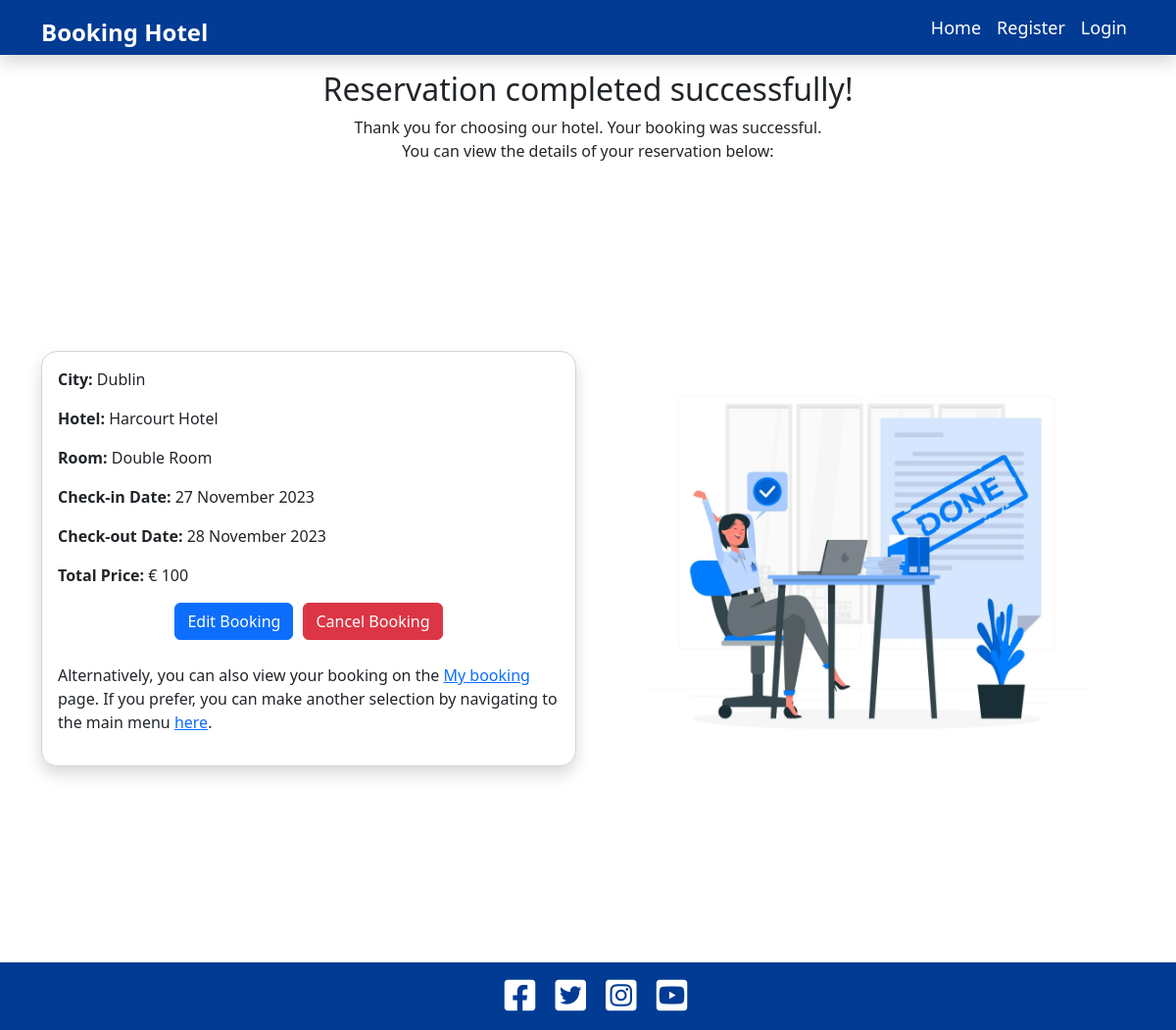
The page /success-booking/1/ on the database its author committed.
### hotel/models.py (models this page shows, shortened)
class Booking(models.Model):
    customer = models.ForeignKey(User, on_delete=models.CASCADE)
    room = models.ForeignKey("Room", on_delete=models.CASCADE)
    booking_date = models.DateTimeField(auto_now_add=True)
    checking_date = models.DateTimeField(blank=True, null=True)
    checkout_date = models.DateTimeField(null=True, blank=True)
    phone_number = models.CharField(max_length=14, null=True)
    email = models.EmailField()
    is_cancelled = models.BooleanField(default=False)
    first_name = models.CharField(max_length=255, null=True, blank=True)
    last_name = models.CharField(max_length=255, null=True, blank=True)
    people_count = models.PositiveIntegerField(default=1)
    children_count = models.PositiveIntegerField(default=0)
    children_ages = models.CharField(max_length=255, null=True, blank=True)
    child_bed = models.BooleanField(default=False)
    playroom_services = models.BooleanField(default=False)
    total_price = models.DecimalField(max_digits=10, decimal_places=0, default=0)

class Room(models.Model):
    room_name = models.CharField(max_length=200, unique=True)
    slug = models.SlugField(max_length=200, unique=True)
    category = models.ForeignKey("Category", on_delete=models.CASCADE)
    price = models.DecimalField(max_digits=6, decimal_places=0)
    is_booked = models.BooleanField(default=False)
    capacity = models.IntegerField()
    description_room = models.TextField()
    room_image = CloudinaryField("image", default="plaseholder")
    facilities = models.ManyToManyField(Facilities, blank=True)
    hotel = models.ForeignKey(Hotel, on_delete=models.CASCADE)
    status = models.IntegerField(choices=STATUS, default=0)
    likes = models.ManyToManyField(User, related_name="room_likes", blank=True)
    on_main = models.BooleanField(default=False, verbose_name="Show on Main Page")

class Hotel(models.Model):
    hotel_name = models.CharField(max_length=200, unique=True)
    slug = models.SlugField(max_length=200, unique=True)
    description_hotel = models.TextField()
    hotel_image = CloudinaryField("image", default="plaseholder")
    city = models.ForeignKey(City, on_delete=models.CASCADE)
    on_main = models.BooleanField(default=False, verbose_name="Show on Main Page")

class City(models.Model):
    city_name = models.CharField(max_length=100)

### hotel/views.py (the view)
class SuccessBookingView(View):
    template_name = "success_booking.html"
    def get(self, request, booking_id, *args, **kwargs):
        booking = get_object_or_404(Booking, id=booking_id)
        total_price = (
            booking.room.price * (booking.checkout_date - booking.checking_date).days
        )
        context = {"booking": booking, "total_price": total_price}
        return render(request, self.template_name, context)

### templates/success_booking.html (shortened to what this page needs)
{% extends 'base.html' %}
{% load static %}
{% block content %}
<section class="section bg-white">
    <div class="container">
        <div class="row">
            <div class="col-md-12 text-center  mt-3">
                <h2 class="text-9 text-center fw-500">Reservation completed successfully!</h2>
                <p class="text-9 text-center">Thank you for choosing our hotel. Your booking was successful. <br> You can view the details of your reservation below:</p>
            </div>
        </div>
        <div class="row">
            <div class="col-md-6 d-flex align-items-center justify-content-center  ">
                <div class="card card-body shadow mb-4 rounded-4">
                    <p><strong>City:</strong> {{ booking.room.hotel.city.city_name }}</p>
                    <p><strong>Hotel:</strong> {{ booking.room.hotel.hotel_name }}</p>
                    <p><strong>Room:</strong> {{ booking.room.room_name }}</p>
                    <p><strong>Check-in Date:</strong> {{ booking.checking_date|date:"d F Y" }}</p>
                    <p><strong>Check-out Date:</strong> {{ booking.checkout_date|date:"d F Y" }}</p>
                    <p><strong>Total Price:</strong> € {{ total_price }} </p>
                    {% if booking.is_cancelled %}
                    <p>Status: Cancelled</p>
                    {% else %}
                        <div class="button-container justify-content-center">
                            <a href="{% url 'edit_booking' booking.id %}" class="btn btn-primary">Edit
                                Booking</a>
                            <button class="btn btn-danger cancel-booking-button" data-bs-toggle="modal"
                                data-bs-target="#confirmModal{{ booking.id }}">Cancel Booking</button>
                        </div>
                    {% endif %}
                    <br>
                    <div>
                        <p>Alternatively, you can also view your booking on the
                            <a href="{% url 'my_booking' %}">My booking</a> page.
                        If you prefer, you can make another selection by navigating to the main menu
                        <a href="{% url 'home' %}">here</a>.
                        </p>
                    </div>
                </div>
            </div>
            <div class="col-md-6 card-body d-flex align-items-center justify-content-center fixed-image-container">
                <img src="{% static 'images/success.webp' %}" alt="Form Image" class="img-fluid" style="max-width: 80%; height: auto;">
            </div>
        </div>
    </div>
</section>
{% endblock %}

### templates/base.html (shortened to what this page needs)
{% load static %}
<!DOCTYPE html>
<html class="h-100" lang="en">
<head>
  <link rel="stylesheet" href="https://cdn.jsdelivr.net/npm/flatpickr/dist/flatpickr.min.css">
  <link rel="stylesheet" href="https://cdnjs.cloudflare.com/ajax/libs/font-awesome/5.15.3/css/all.min.css" >
  <link href="https://cdn.jsdelivr.net/npm/bootstrap@5.3.2/dist/css/bootstrap.min.css" rel="stylesheet"
>
  <link rel="stylesheet" href="https://cdn.jsdelivr.net/npm/bootstrap-icons@1.11.1/font/bootstrap-icons.css">
  <link rel="stylesheet" href="https://code.jquery.com/ui/1.12.1/themes/base/jquery-ui.css">
  <link rel="stylesheet" href="https://cdn.jsdelivr.net/npm/vanillajs-datepicker@1.3.4/dist/css/datepicker.min.css">
  <link rel="stylesheet" href="{% static 'css/style.css' %}">
</head>
<body class="d-flex flex-column h-100 main-bg">
  <nav class="navbar navbar-expand-lg navbar-dark shadow blue-bg ">
    <div class="container">
        <a class="navbar-brand text-white" href="{% url 'home' %}">Booking Hotel</a>
        <div class="collapse navbar-collapse" id="navbarText">
          <ul class="navbar-nav ms-auto">
            <li class="nav-item">
              <a class="nav-link active text-white" aria-current="page" href="{% url 'home' %}">Home</a></li>
            {% if user.is_authenticated %}
            <li class="nav-item"><a class="nav-link text-white" href="{% url 'my_booking'%}">My booking</a></li>
            <li class="nav-item"><a class="nav-link text-white" href="{% url 'account_logout' %}">Logout</a></li>
            {% else %}
            <li class="nav-item"><a class="nav-link text-white" href="{% url 'account_signup' %}">Register</a></li>
            <li class="nav-item"><a class="nav-link text-white" href="{% url 'account_login' %}">Login</a></li>
            {% endif %}
          </ul>
        </div>
    </div>
  </nav>
  <main class="flex-shrink-0 main-bg">
    {% block content %}{% endblock content %}
  </main>
  <footer class="footer mt-auto py-3 blue-bg">
    <p class="m-0 text-center text-white">
      <a href="https://www.facebook.com/" target="_blank" class="ms-3" aria-label="Facebook">
        <i class="fab fa-facebook-square"></i>
      </a>
      <a href="https://twitter.com/" target="_blank" class="ms-3" aria-label="Twitter">
        <i class="fab fa-twitter-square"></i>
      </a>
      <a href="https://www.instagram.com/" target="_blank" class="ms-3" aria-label="Instagram">
        <i class="fab fa-instagram-square"></i>
      </a>
      <a href="https://www.youtube.com/" target="_blank" class="ms-3" aria-label="YouTube">
        <i class="fab fa-youtube-square"></i>
      </a>
    </p>
  </footer>
</body>
</html>

### static/css/style.css (style rules this page uses)
body { background-color: #fff; padding-top: 56px; }
.container-fluid, .blue-bg { background-color: #013b94; }
.main-bg { background-color: #fff; }
.navbar { padding: 0; position: fixed; top: 0; width: 100%; z-index: 1000; }
.navbar-brand { font-size: 24px; font-weight: bold; margin-top: 10px; }
.navbar-nav { align-items: center; }
.nav-link { font-size: 18px; }
.button-container { display: flex; gap: 10px; justify-content: flex-start; }
.card { border: 1px solid rgb(213, 210, 210); background-color: transparent; }
.footer a i { color: white; font-size: 36px; }
.footer a { text-decoration: none; }
.fixed-image-container { position: -webkit-sticky; position: sticky; top: 0; height: 100vh; display: flex; align-items: flex-start; }

### rows shown on the page
Booking: room.hotel.city.city_name "Dublin", room.hotel.hotel_name "Harcourt Hotel", room.room_name "Double Room", checking_date "27 November 2023", checkout_date "28 November 2023"

### other values the page prints
{{ total_price }} "100"
